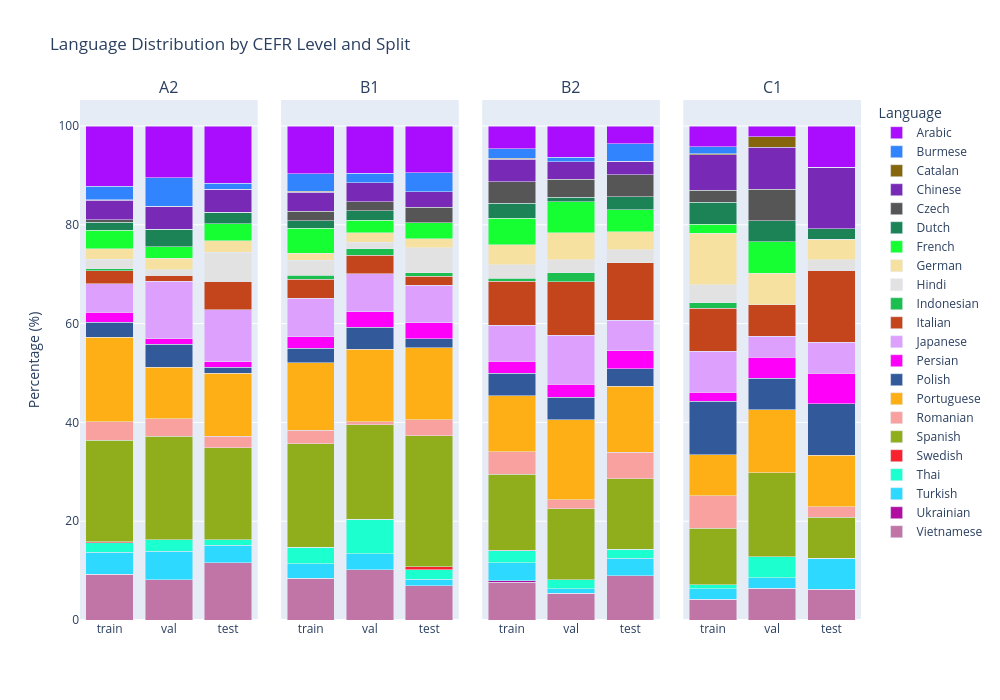

The cell this chart's notebook holds for it:
### Markdown cell above
# Check L1 distribution

### Code cell
import pandas as pd
import plotly.express as px
import plotly.graph_objects as go
from plotly.subplots import make_subplots

def plot_stacked_bar_plotly(df, save_path="language_stacked_bar.html"):
    cefr_order = ["A2", "B1", "B2", "C1"]
    split_order = ["train", "val", "test"]
    
    fig = make_subplots(
        rows=1, cols=4,
        subplot_titles=cefr_order,
        shared_yaxes=True,
        horizontal_spacing=0.03
    )
    
    languages = sorted(df["language"].dropna().unique())
    
    # Use a larger color palette that can handle more categories
    colors = px.colors.qualitative.Alphabet[:len(languages)]
    if len(languages) > len(px.colors.qualitative.Alphabet):
        # Cycle through if we have even more
        colors = (px.colors.qualitative.Alphabet * 
                  (len(languages) // len(px.colors.qualitative.Alphabet) + 1))[:len(languages)]
    
    color_map = dict(zip(languages, colors))
    
    languages_reversed = languages[::-1]
    
    for col_idx, cefr in enumerate(cefr_order, start=1):
        sub = df[df["humannotator_cefr_level"] == cefr]
        pivot = sub.groupby(["split", "language"]).size().unstack(fill_value=0)
        pivot_pct = pivot.div(pivot.sum(axis=1), axis=0) * 100
        pivot_pct = pivot_pct.reindex(split_order)
        
        for language in languages_reversed:
            if language in pivot_pct.columns:
                values = pivot_pct[language].values
            else:
                values = [0] * len(split_order)
            
            fig.add_trace(
                go.Bar(
                    x=split_order,
                    y=values,
                    name=language,
                    marker_color=color_map[language],
                    showlegend=(col_idx == 1),
                    legendgroup=language,
                    hovertemplate="%{y:.1f}%<extra></extra>"
                ),
                row=1, col=col_idx
            )
    
    fig.update_layout(
        barmode="stack",
        title="Language Distribution by CEFR Level and Split",
        height=700,
        width=1000,
        legend_title="Language",
        legend_traceorder="reversed"
    )
    fig.update_yaxes(title_text="Percentage (%)", row=1, col=1)
    
    fig.write_html(save_path)
    fig.show()
    print(f"Saved interactive stacked bar chart to {save_path}")
    return fig

fig = plot_stacked_bar_plotly(final_df)

### Figure 1 — Plotly figure (JSON) as saved in the notebook; plotly's stock layout.template omitted (floating-point values rounded to 4 significant figures)
{"data": [{"hovertemplate": "%{y:.1f}%<extra></extra>", "legendgroup": "Vietnamese", "marker": {"color": "#C075A6"}, "name": "Vietnamese", "showlegend": true, "type": "bar", "x": ["train", "val", "test"], "xaxis": "x", "y": [9.247, 8.14, 11.63], "yaxis": "y"}, {"hovertemplate": "%{y:.1f}%<extra></extra>", "legendgroup": "Ukrainian", "marker": {"color": "#B10DA1"}, "name": "Ukrainian", "showlegend": true, "type": "bar", "x": ["train", "val", "test"], "xaxis": "x", "y": [0, 0, 0], "yaxis": "y"}, {"hovertemplate": "%{y:.1f}%<extra></extra>", "legendgroup": "Turkish", "marker": {"color": "#2ED9FF"}, "name": "Turkish", "showlegend": true, "type": "bar", "x": ["train", "val", "test"], "xaxis": "x", "y": [4.452, 5.814, 3.488], "yaxis": "y"}, {"hovertemplate": "%{y:.1f}%<extra></extra>", "legendgroup": "Thai", "marker": {"color": "#1CFFCE"}, "name": "Thai", "showlegend": true, "type": "bar", "x": ["train", "val", "test"], "xaxis": "x", "y": [1.941, 2.326, 1.163], "yaxis": "y"}, {"hovertemplate": "%{y:.1f}%<extra></extra>", "legendgroup": "Swedish", "marker": {"color": "#F6222E"}, "name": "Swedish", "showlegend": true, "type": "bar", "x": ["train", "val", "test"], "xaxis": "x", "y": [0.2283, 0.0, 0.0], "yaxis": "y"}, {"hovertemplate": "%{y:.1f}%<extra></extra>", "legendgroup": "Spanish", "marker": {"color": "#90AD1C"}, "name": "Spanish", "showlegend": true, "type": "bar", "x": ["train", "val", "test"], "xaxis": "x", "y": [20.55, 20.93, 18.6], "yaxis": "y"}, {"hovertemplate": "%{y:.1f}%<extra></extra>", "legendgroup": "Romanian", "marker": {"color": "#F8A19F"}, "name": "Romanian", "showlegend": true, "type": "bar", "x": ["train", "val", "test"], "xaxis": "x", "y": [3.767, 3.488, 2.326], "yaxis": "y"}, {"hovertemplate": "%{y:.1f}%<extra></extra>", "legendgroup": "Portuguese", "marker": {"color": "#FEAF16"}, "name": "Portuguese", "showlegend": true, "type": "bar", "x": ["train", "val", "test"], "xaxis": "x", "y": [17.01, 10.47, 12.79], "yaxis": "y"}, {"hovertemplate": "%{y:.1f}%<extra></extra>", "legendgroup": "Polish", "marker": {"color": "#325A9B"}, "name": "Polish", "showlegend": true, "type": "bar", "x": ["train", "val", "test"], "xaxis": "x", "y": [3.082, 4.651, 1.163], "yaxis": "y"}, {"hovertemplate": "%{y:.1f}%<extra></extra>", "legendgroup": "Persian", "marker": {"color": "#FE00FA"}, "name": "Persian", "showlegend": true, "type": "bar", "x": ["train", "val", "test"], "xaxis": "x", "y": [2.055, 1.163, 1.163], "yaxis": "y"}, {"hovertemplate": "%{y:.1f}%<extra></extra>", "legendgroup": "Japanese", "marker": {"color": "#DEA0FD"}, "name": "Japanese", "showlegend": true, "type": "bar", "x": ["train", "val", "test"], "xaxis": "x", "y": [5.708, 11.63, 10.47], "yaxis": "y"}, {"hovertemplate": "%{y:.1f}%<extra></extra>", "legendgroup": "Italian", "marker": {"color": "#C4451C"}, "name": "Italian", "showlegend": true, "type": "bar", "x": ["train", "val", "test"], "xaxis": "x", "y": [2.626, 1.163, 5.814], "yaxis": "y"}, {"hovertemplate": "%{y:.1f}%<extra></extra>", "legendgroup": "Indonesian", "marker": {"color": "#1CBE4F"}, "name": "Indonesian", "showlegend": true, "type": "bar", "x": ["train", "val", "test"], "xaxis": "x", "y": [0.4566, 0.0, 0.0], "yaxis": "y"}, {"hovertemplate": "%{y:.1f}%<extra></extra>", "legendgroup": "Hindi", "marker": {"color": "#E2E2E2"}, "name": "Hindi", "showlegend": true, "type": "bar", "x": ["train", "val", "test"], "xaxis": "x", "y": [1.941, 1.163, 5.814], "yaxis": "y"}, {"hovertemplate": "%{y:.1f}%<extra></extra>", "legendgroup": "German", "marker": {"color": "#F7E1A0"}, "name": "German", "showlegend": true, "type": "bar", "x": ["train", "val", "test"], "xaxis": "x", "y": [2.055, 2.326, 2.326], "yaxis": "y"}, {"hovertemplate": "%{y:.1f}%<extra></extra>", "legendgroup": "French", "marker": {"color": "#16FF32"}, "name": "French", "showlegend": true, "type": "bar", "x": ["train", "val", "test"], "xaxis": "x", "y": [3.767, 2.326, 3.488], "yaxis": "y"}, {"hovertemplate": "%{y:.1f}%<extra></extra>", "legendgroup": "Dutch", "marker": {"color": "#1C8356"}, "name": "Dutch", "showlegend": true, "type": "bar", "x": ["train", "val", "test"], "xaxis": "x", "y": [1.598, 3.488, 2.326], "yaxis": "y"}, {"hovertemplate": "%{y:.1f}%<extra></extra>", "legendgroup": "Czech", "marker": {"color": "#565656"}, "name": "Czech", "showlegend": true, "type": "bar", "x": ["train", "val", "test"], "xaxis": "x", "y": [0.5708, 0.0, 0.0], "yaxis": "y"}, {"hovertemplate": "%{y:.1f}%<extra></extra>", "legendgroup": "Chinese", "marker": {"color": "#782AB6"}, "name": "Chinese", "showlegend": true, "type": "bar", "x": ["train", "val", "test"], "xaxis": "x", "y": [3.881, 4.651, 4.651], "yaxis": "y"}, {"hovertemplate": "%{y:.1f}%<extra></extra>", "legendgroup": "Catalan", "marker": {"color": "#85660D"}, "name": "Catalan", "showlegend": true, "type": "bar", "x": ["train", "val", "test"], "xaxis": "x", "y": [0.1142, 0.0, 0.0], "yaxis": "y"}, {"hovertemplate": "%{y:.1f}%<extra></extra>", "legendgroup": "Burmese", "marker": {"color": "#3283FE"}, "name": "Burmese", "showlegend": true, "type": "bar", "x": ["train", "val", "test"], "xaxis": "x", "y": [2.74, 5.814, 1.163], "yaxis": "y"}, {"hovertemplate": "%{y:.1f}%<extra></extra>", "legendgroup": "Arabic", "marker": {"color": "#AA0DFE"}, "name": "Arabic", "showlegend": true, "type": "bar", "x": ["train", "val", "test"], "xaxis": "x", "y": [12.21, 10.47, 11.63], "yaxis": "y"}, {"hovertemplate": "%{y:.1f}%<extra></extra>", "legendgroup": "Vietnamese", "marker": {"color": "#C075A6"}, "name": "Vietnamese", "showlegend": false, "type": "bar", "x": ["train", "val", "test"], "xaxis": "x2", "y": [8.445, 10.19, 6.962], "yaxis": "y2"}, {"hovertemplate": "%{y:.1f}%<extra></extra>", "legendgroup": "Ukrainian", "marker": {"color": "#B10DA1"}, "name": "Ukrainian", "showlegend": false, "type": "bar", "x": ["train", "val", "test"], "xaxis": "x2", "y": [0, 0, 0], "yaxis": "y2"}, {"hovertemplate": "%{y:.1f}%<extra></extra>", "legendgroup": "Turkish", "marker": {"color": "#2ED9FF"}, "name": "Turkish", "showlegend": false, "type": "bar", "x": ["train", "val", "test"], "xaxis": "x2", "y": [2.912, 3.185, 1.266], "yaxis": "y2"}, {"hovertemplate": "%{y:.1f}%<extra></extra>", "legendgroup": "Thai", "marker": {"color": "#1CFFCE"}, "name": "Thai", "showlegend": false, "type": "bar", "x": ["train", "val", "test"], "xaxis": "x2", "y": [3.378, 7.006, 1.899], "yaxis": "y2"}, {"hovertemplate": "%{y:.1f}%<extra></extra>", "legendgroup": "Swedish", "marker": {"color": "#F6222E"}, "name": "Swedish", "showlegend": false, "type": "bar", "x": ["train", "val", "test"], "xaxis": "x2", "y": [0.0, 0.0, 0.6329], "yaxis": "y2"}, {"hovertemplate": "%{y:.1f}%<extra></extra>", "legendgroup": "Spanish", "marker": {"color": "#90AD1C"}, "name": "Spanish", "showlegend": false, "type": "bar", "x": ["train", "val", "test"], "xaxis": "x2", "y": [20.97, 19.11, 26.58], "yaxis": "y2"}, {"hovertemplate": "%{y:.1f}%<extra></extra>", "legendgroup": "Romanian", "marker": {"color": "#F8A19F"}, "name": "Romanian", "showlegend": false, "type": "bar", "x": ["train", "val", "test"], "xaxis": "x2", "y": [2.737, 0.6369, 3.165], "yaxis": "y2"}, {"hovertemplate": "%{y:.1f}%<extra></extra>", "legendgroup": "Portuguese", "marker": {"color": "#FEAF16"}, "name": "Portuguese", "showlegend": false, "type": "bar", "x": ["train", "val", "test"], "xaxis": "x2", "y": [13.63, 14.65, 14.56], "yaxis": "y2"}, {"hovertemplate": "%{y:.1f}%<extra></extra>", "legendgroup": "Polish", "marker": {"color": "#325A9B"}, "name": "Polish", "showlegend": false, "type": "bar", "x": ["train", "val", "test"], "xaxis": "x2", "y": [2.97, 4.459, 1.899], "yaxis": "y2"}, {"hovertemplate": "%{y:.1f}%<extra></extra>", "legendgroup": "Persian", "marker": {"color": "#FE00FA"}, "name": "Persian", "showlegend": false, "type": "bar", "x": ["train", "val", "test"], "xaxis": "x2", "y": [2.33, 3.185, 3.165], "yaxis": "y2"}, {"hovertemplate": "%{y:.1f}%<extra></extra>", "legendgroup": "Japanese", "marker": {"color": "#DEA0FD"}, "name": "Japanese", "showlegend": false, "type": "bar", "x": ["train", "val", "test"], "xaxis": "x2", "y": [7.804, 7.643, 7.595], "yaxis": "y2"}, {"hovertemplate": "%{y:.1f}%<extra></extra>", "legendgroup": "Italian", "marker": {"color": "#C4451C"}, "name": "Italian", "showlegend": false, "type": "bar", "x": ["train", "val", "test"], "xaxis": "x2", "y": [3.786, 3.822, 1.899], "yaxis": "y2"}, {"hovertemplate": "%{y:.1f}%<extra></extra>", "legendgroup": "Indonesian", "marker": {"color": "#1CBE4F"}, "name": "Indonesian", "showlegend": false, "type": "bar", "x": ["train", "val", "test"], "xaxis": "x2", "y": [0.8154, 1.274, 0.6329], "yaxis": "y2"}, {"hovertemplate": "%{y:.1f}%<extra></extra>", "legendgroup": "Hindi", "marker": {"color": "#E2E2E2"}, "name": "Hindi", "showlegend": false, "type": "bar", "x": ["train", "val", "test"], "xaxis": "x2", "y": [3.087, 1.274, 5.063], "yaxis": "y2"}, {"hovertemplate": "%{y:.1f}%<extra></extra>", "legendgroup": "German", "marker": {"color": "#F7E1A0"}, "name": "German", "showlegend": false, "type": "bar", "x": ["train", "val", "test"], "xaxis": "x2", "y": [1.34, 1.911, 1.899], "yaxis": "y2"}, {"hovertemplate": "%{y:.1f}%<extra></extra>", "legendgroup": "French", "marker": {"color": "#16FF32"}, "name": "French", "showlegend": false, "type": "bar", "x": ["train", "val", "test"], "xaxis": "x2", "y": [5.067, 2.548, 3.165], "yaxis": "y2"}, {"hovertemplate": "%{y:.1f}%<extra></extra>", "legendgroup": "Dutch", "marker": {"color": "#1C8356"}, "name": "Dutch", "showlegend": false, "type": "bar", "x": ["train", "val", "test"], "xaxis": "x2", "y": [1.573, 1.911, 0.0], "yaxis": "y2"}, {"hovertemplate": "%{y:.1f}%<extra></extra>", "legendgroup": "Czech", "marker": {"color": "#565656"}, "name": "Czech", "showlegend": false, "type": "bar", "x": ["train", "val", "test"], "xaxis": "x2", "y": [1.922, 1.911, 3.165], "yaxis": "y2"}, {"hovertemplate": "%{y:.1f}%<extra></extra>", "legendgroup": "Chinese", "marker": {"color": "#782AB6"}, "name": "Chinese", "showlegend": false, "type": "bar", "x": ["train", "val", "test"], "xaxis": "x2", "y": [3.844, 3.822, 3.165], "yaxis": "y2"}, {"hovertemplate": "%{y:.1f}%<extra></extra>", "legendgroup": "Catalan", "marker": {"color": "#85660D"}, "name": "Catalan", "showlegend": false, "type": "bar", "x": ["train", "val", "test"], "xaxis": "x2", "y": [0.1747, 0.0, 0.0], "yaxis": "y2"}, {"hovertemplate": "%{y:.1f}%<extra></extra>", "legendgroup": "Burmese", "marker": {"color": "#3283FE"}, "name": "Burmese", "showlegend": false, "type": "bar", "x": ["train", "val", "test"], "xaxis": "x2", "y": [3.553, 1.911, 3.797], "yaxis": "y2"}, {"hovertemplate": "%{y:.1f}%<extra></extra>", "legendgroup": "Arabic", "marker": {"color": "#AA0DFE"}, "name": "Arabic", "showlegend": false, "type": "bar", "x": ["train", "val", "test"], "xaxis": "x2", "y": [9.668, 9.554, 9.494], "yaxis": "y2"}, {"hovertemplate": "%{y:.1f}%<extra></extra>", "legendgroup": "Vietnamese", "marker": {"color": "#C075A6"}, "name": "Vietnamese", "showlegend": false, "type": "bar", "x": ["train", "val", "test"], "xaxis": "x3", "y": [7.673, 5.405, 8.929], "yaxis": "y3"}, {"hovertemplate": "%{y:.1f}%<extra></extra>", "legendgroup": "Ukrainian", "marker": {"color": "#B10DA1"}, "name": "Ukrainian", "showlegend": false, "type": "bar", "x": ["train", "val", "test"], "xaxis": "x3", "y": [0.2449, 0.0, 0.0], "yaxis": "y3"}, {"hovertemplate": "%{y:.1f}%<extra></extra>", "legendgroup": "Turkish", "marker": {"color": "#2ED9FF"}, "name": "Turkish", "showlegend": false, "type": "bar", "x": ["train", "val", "test"], "xaxis": "x3", "y": [3.673, 0.9009, 3.571], "yaxis": "y3"}, {"hovertemplate": "%{y:.1f}%<extra></extra>", "legendgroup": "Thai", "marker": {"color": "#1CFFCE"}, "name": "Thai", "showlegend": false, "type": "bar", "x": ["train", "val", "test"], "xaxis": "x3", "y": [2.449, 1.802, 1.786], "yaxis": "y3"}, {"hovertemplate": "%{y:.1f}%<extra></extra>", "legendgroup": "Swedish", "marker": {"color": "#F6222E"}, "name": "Swedish", "showlegend": false, "type": "bar", "x": ["train", "val", "test"], "xaxis": "x3", "y": [0.08163, 0.0, 0.0], "yaxis": "y3"}, {"hovertemplate": "%{y:.1f}%<extra></extra>", "legendgroup": "Spanish", "marker": {"color": "#90AD1C"}, "name": "Spanish", "showlegend": false, "type": "bar", "x": ["train", "val", "test"], "xaxis": "x3", "y": [15.35, 14.41, 14.29], "yaxis": "y3"}, {"hovertemplate": "%{y:.1f}%<extra></extra>", "legendgroup": "Romanian", "marker": {"color": "#F8A19F"}, "name": "Romanian", "showlegend": false, "type": "bar", "x": ["train", "val", "test"], "xaxis": "x3", "y": [4.571, 1.802, 5.357], "yaxis": "y3"}, {"hovertemplate": "%{y:.1f}%<extra></extra>", "legendgroup": "Portuguese", "marker": {"color": "#FEAF16"}, "name": "Portuguese", "showlegend": false, "type": "bar", "x": ["train", "val", "test"], "xaxis": "x3", "y": [11.35, 16.22, 13.39], "yaxis": "y3"}, {"hovertemplate": "%{y:.1f}%<extra></extra>", "legendgroup": "Polish", "marker": {"color": "#325A9B"}, "name": "Polish", "showlegend": false, "type": "bar", "x": ["train", "val", "test"], "xaxis": "x3", "y": [4.571, 4.505, 3.571], "yaxis": "y3"}, {"hovertemplate": "%{y:.1f}%<extra></extra>", "legendgroup": "Persian", "marker": {"color": "#FE00FA"}, "name": "Persian", "showlegend": false, "type": "bar", "x": ["train", "val", "test"], "xaxis": "x3", "y": [2.449, 2.703, 3.571], "yaxis": "y3"}, {"hovertemplate": "%{y:.1f}%<extra></extra>", "legendgroup": "Japanese", "marker": {"color": "#DEA0FD"}, "name": "Japanese", "showlegend": false, "type": "bar", "x": ["train", "val", "test"], "xaxis": "x3", "y": [7.265, 9.91, 6.25], "yaxis": "y3"}, {"hovertemplate": "%{y:.1f}%<extra></extra>", "legendgroup": "Italian", "marker": {"color": "#C4451C"}, "name": "Italian", "showlegend": false, "type": "bar", "x": ["train", "val", "test"], "xaxis": "x3", "y": [8.898, 10.81, 11.61], "yaxis": "y3"}, {"hovertemplate": "%{y:.1f}%<extra></extra>", "legendgroup": "Indonesian", "marker": {"color": "#1CBE4F"}, "name": "Indonesian", "showlegend": false, "type": "bar", "x": ["train", "val", "test"], "xaxis": "x3", "y": [0.6531, 1.802, 0.0], "yaxis": "y3"}, {"hovertemplate": "%{y:.1f}%<extra></extra>", "legendgroup": "Hindi", "marker": {"color": "#E2E2E2"}, "name": "Hindi", "showlegend": false, "type": "bar", "x": ["train", "val", "test"], "xaxis": "x3", "y": [2.694, 2.703, 2.679], "yaxis": "y3"}, {"hovertemplate": "%{y:.1f}%<extra></extra>", "legendgroup": "German", "marker": {"color": "#F7E1A0"}, "name": "German", "showlegend": false, "type": "bar", "x": ["train", "val", "test"], "xaxis": "x3", "y": [4.082, 5.405, 3.571], "yaxis": "y3"}, {"hovertemplate": "%{y:.1f}%<extra></extra>", "legendgroup": "French", "marker": {"color": "#16FF32"}, "name": "French", "showlegend": false, "type": "bar", "x": ["train", "val", "test"], "xaxis": "x3", "y": [5.306, 6.306, 4.464], "yaxis": "y3"}, {"hovertemplate": "%{y:.1f}%<extra></extra>", "legendgroup": "Dutch", "marker": {"color": "#1C8356"}, "name": "Dutch", "showlegend": false, "type": "bar", "x": ["train", "val", "test"], "xaxis": "x3", "y": [3.02, 0.9009, 2.679], "yaxis": "y3"}, {"hovertemplate": "%{y:.1f}%<extra></extra>", "legendgroup": "Czech", "marker": {"color": "#565656"}, "name": "Czech", "showlegend": false, "type": "bar", "x": ["train", "val", "test"], "xaxis": "x3", "y": [4.408, 3.604, 4.464], "yaxis": "y3"}, {"hovertemplate": "%{y:.1f}%<extra></extra>", "legendgroup": "Chinese", "marker": {"color": "#782AB6"}, "name": "Chinese", "showlegend": false, "type": "bar", "x": ["train", "val", "test"], "xaxis": "x3", "y": [4.571, 3.604, 2.679], "yaxis": "y3"}, {"hovertemplate": "%{y:.1f}%<extra></extra>", "legendgroup": "Catalan", "marker": {"color": "#85660D"}, "name": "Catalan", "showlegend": false, "type": "bar", "x": ["train", "val", "test"], "xaxis": "x3", "y": [0.1633, 0.0, 0.0], "yaxis": "y3"}, {"hovertemplate": "%{y:.1f}%<extra></extra>", "legendgroup": "Burmese", "marker": {"color": "#3283FE"}, "name": "Burmese", "showlegend": false, "type": "bar", "x": ["train", "val", "test"], "xaxis": "x3", "y": [1.959, 0.9009, 3.571], "yaxis": "y3"}, {"hovertemplate": "%{y:.1f}%<extra></extra>", "legendgroup": "Arabic", "marker": {"color": "#AA0DFE"}, "name": "Arabic", "showlegend": false, "type": "bar", "x": ["train", "val", "test"], "xaxis": "x3", "y": [4.571, 6.306, 3.571], "yaxis": "y3"}, {"hovertemplate": "%{y:.1f}%<extra></extra>", "legendgroup": "Vietnamese", "marker": {"color": "#C075A6"}, "name": "Vietnamese", "showlegend": false, "type": "bar", "x": ["train", "val", "test"], "xaxis": "x4", "y": [4.244, 6.383, 6.25], "yaxis": "y4"}, {"hovertemplate": "%{y:.1f}%<extra></extra>", "legendgroup": "Ukrainian", "marker": {"color": "#B10DA1"}, "name": "Ukrainian", "showlegend": false, "type": "bar", "x": ["train", "val", "test"], "xaxis": "x4", "y": [0, 0, 0], "yaxis": "y4"}, {"hovertemplate": "%{y:.1f}%<extra></extra>", "legendgroup": "Turkish", "marker": {"color": "#2ED9FF"}, "name": "Turkish", "showlegend": false, "type": "bar", "x": ["train", "val", "test"], "xaxis": "x4", "y": [2.122, 2.128, 6.25], "yaxis": "y4"}, {"hovertemplate": "%{y:.1f}%<extra></extra>", "legendgroup": "Thai", "marker": {"color": "#1CFFCE"}, "name": "Thai", "showlegend": false, "type": "bar", "x": ["train", "val", "test"], "xaxis": "x4", "y": [0.7958, 4.255, 0.0], "yaxis": "y4"}, {"hovertemplate": "%{y:.1f}%<extra></extra>", "legendgroup": "Swedish", "marker": {"color": "#F6222E"}, "name": "Swedish", "showlegend": false, "type": "bar", "x": ["train", "val", "test"], "xaxis": "x4", "y": [0, 0, 0], "yaxis": "y4"}, {"hovertemplate": "%{y:.1f}%<extra></extra>", "legendgroup": "Spanish", "marker": {"color": "#90AD1C"}, "name": "Spanish", "showlegend": false, "type": "bar", "x": ["train", "val", "test"], "xaxis": "x4", "y": [11.41, 17.02, 8.333], "yaxis": "y4"}, {"hovertemplate": "%{y:.1f}%<extra></extra>", "legendgroup": "Romanian", "marker": {"color": "#F8A19F"}, "name": "Romanian", "showlegend": false, "type": "bar", "x": ["train", "val", "test"], "xaxis": "x4", "y": [6.631, 0.0, 2.083], "yaxis": "y4"}, {"hovertemplate": "%{y:.1f}%<extra></extra>", "legendgroup": "Portuguese", "marker": {"color": "#FEAF16"}, "name": "Portuguese", "showlegend": false, "type": "bar", "x": ["train", "val", "test"], "xaxis": "x4", "y": [8.223, 12.77, 10.42], "yaxis": "y4"}, {"hovertemplate": "%{y:.1f}%<extra></extra>", "legendgroup": "Polish", "marker": {"color": "#325A9B"}, "name": "Polish", "showlegend": false, "type": "bar", "x": ["train", "val", "test"], "xaxis": "x4", "y": [10.88, 6.383, 10.42], "yaxis": "y4"}, {"hovertemplate": "%{y:.1f}%<extra></extra>", "legendgroup": "Persian", "marker": {"color": "#FE00FA"}, "name": "Persian", "showlegend": false, "type": "bar", "x": ["train", "val", "test"], "xaxis": "x4", "y": [1.857, 4.255, 6.25], "yaxis": "y4"}, {"hovertemplate": "%{y:.1f}%<extra></extra>", "legendgroup": "Japanese", "marker": {"color": "#DEA0FD"}, "name": "Japanese", "showlegend": false, "type": "bar", "x": ["train", "val", "test"], "xaxis": "x4", "y": [8.223, 4.255, 6.25], "yaxis": "y4"}, {"hovertemplate": "%{y:.1f}%<extra></extra>", "legendgroup": "Italian", "marker": {"color": "#C4451C"}, "name": "Italian", "showlegend": false, "type": "bar", "x": ["train", "val", "test"], "xaxis": "x4", "y": [8.753, 6.383, 14.58], "yaxis": "y4"}, {"hovertemplate": "%{y:.1f}%<extra></extra>", "legendgroup": "Indonesian", "marker": {"color": "#1CBE4F"}, "name": "Indonesian", "showlegend": false, "type": "bar", "x": ["train", "val", "test"], "xaxis": "x4", "y": [1.061, 0.0, 0.0], "yaxis": "y4"}, {"hovertemplate": "%{y:.1f}%<extra></extra>", "legendgroup": "Hindi", "marker": {"color": "#E2E2E2"}, "name": "Hindi", "showlegend": false, "type": "bar", "x": ["train", "val", "test"], "xaxis": "x4", "y": [3.714, 0.0, 2.083], "yaxis": "y4"}, {"hovertemplate": "%{y:.1f}%<extra></extra>", "legendgroup": "German", "marker": {"color": "#F7E1A0"}, "name": "German", "showlegend": false, "type": "bar", "x": ["train", "val", "test"], "xaxis": "x4", "y": [10.34, 6.383, 4.167], "yaxis": "y4"}, {"hovertemplate": "%{y:.1f}%<extra></extra>", "legendgroup": "French", "marker": {"color": "#16FF32"}, "name": "French", "showlegend": false, "type": "bar", "x": ["train", "val", "test"], "xaxis": "x4", "y": [1.857, 6.383, 0.0], "yaxis": "y4"}, {"hovertemplate": "%{y:.1f}%<extra></extra>", "legendgroup": "Dutch", "marker": {"color": "#1C8356"}, "name": "Dutch", "showlegend": false, "type": "bar", "x": ["train", "val", "test"], "xaxis": "x4", "y": [4.509, 4.255, 2.083], "yaxis": "y4"}, {"hovertemplate": "%{y:.1f}%<extra></extra>", "legendgroup": "Czech", "marker": {"color": "#565656"}, "name": "Czech", "showlegend": false, "type": "bar", "x": ["train", "val", "test"], "xaxis": "x4", "y": [2.387, 6.383, 0.0], "yaxis": "y4"}, {"hovertemplate": "%{y:.1f}%<extra></extra>", "legendgroup": "Chinese", "marker": {"color": "#782AB6"}, "name": "Chinese", "showlegend": false, "type": "bar", "x": ["train", "val", "test"], "xaxis": "x4", "y": [7.162, 8.511, 12.5], "yaxis": "y4"}, {"hovertemplate": "%{y:.1f}%<extra></extra>", "legendgroup": "Catalan", "marker": {"color": "#85660D"}, "name": "Catalan", "showlegend": false, "type": "bar", "x": ["train", "val", "test"], "xaxis": "x4", "y": [0.2653, 2.128, 0.0], "yaxis": "y4"}, {"hovertemplate": "%{y:.1f}%<extra></extra>", "legendgroup": "Burmese", "marker": {"color": "#3283FE"}, "name": "Burmese", "showlegend": false, "type": "bar", "x": ["train", "val", "test"], "xaxis": "x4", "y": [1.326, 0.0, 0.0], "yaxis": "y4"}, {"hovertemplate": "%{y:.1f}%<extra></extra>", "legendgroup": "Arabic", "marker": {"color": "#AA0DFE"}, "name": "Arabic", "showlegend": false, "type": "bar", "x": ["train", "val", "test"], "xaxis": "x4", "y": [4.244, 2.128, 8.333], "yaxis": "y4"}], "layout": {"annotations": [{"font": {"size": 16}, "showarrow": false, "text": "A2", "x": 0.1138, "xanchor": "center", "xref": "paper", "y": 1, "yanchor": "bottom", "yref": "paper"}, {"font": {"size": 16}, "showarrow": false, "text": "B1", "x": 0.3712, "xanchor": "center", "xref": "paper", "y": 1, "yanchor": "bottom", "yref": "paper"}, {"font": {"size": 16}, "showarrow": false, "text": "B2", "x": 0.6288, "xanchor": "center", "xref": "paper", "y": 1, "yanchor": "bottom", "yref": "paper"}, {"font": {"size": 16}, "showarrow": false, "text": "C1", "x": 0.8862, "xanchor": "center", "xref": "paper", "y": 1, "yanchor": "bottom", "yref": "paper"}], "barmode": "stack", "height": 700, "legend": {"title": {"text": "Language"}, "traceorder": "reversed"}, "title": {"text": "Language Distribution by CEFR Level and Split"}, "width": 1000, "xaxis": {"anchor": "y", "domain": [0, 0.2275]}, "xaxis2": {"anchor": "y2", "domain": [0.2575, 0.485]}, "xaxis3": {"anchor": "y3", "domain": [0.515, 0.7425]}, "xaxis4": {"anchor": "y4", "domain": [0.7725, 1]}, "yaxis": {"anchor": "x", "domain": [0, 1], "title": {"text": "Percentage (%)"}}, "yaxis2": {"anchor": "x2", "domain": [0, 1], "matches": "y", "showticklabels": false}, "yaxis3": {"anchor": "x3", "domain": [0, 1], "matches": "y", "showticklabels": false}, "yaxis4": {"anchor": "x4", "domain": [0, 1], "matches": "y", "showticklabels": false}}}
